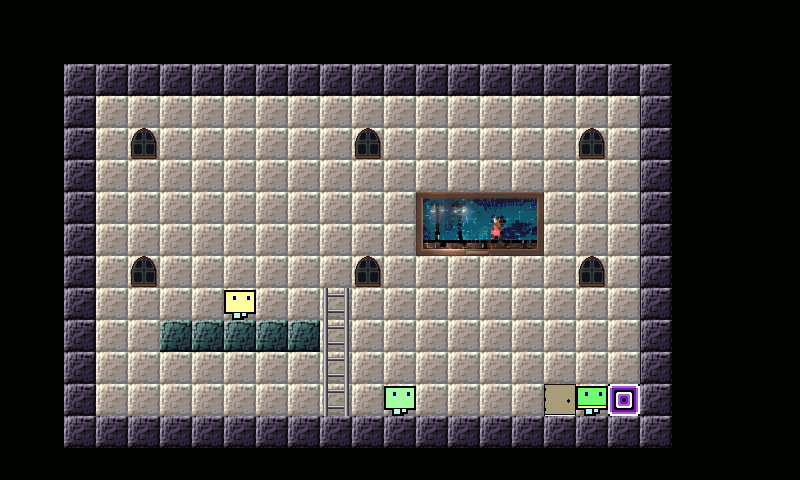

Tiled map render using the project's own tile images. Description and the whole map definition, tile-layer contents included, below:
An orthogonal 25x15 tile map with 32x32 px tiles, 6 tile layers (Layer 0 tiles, Layer 1 underlays tiles, Layer 2 underlays sprites and player, Layer 3 underlays sprites and mobs, ...), 6 tilesets.

<map version="1.0" tiledversion="1.0.3" orientation="orthogonal" renderorder="right-down" width="25" height="15" tilewidth="32" tileheight="32" nextobjectid="1">
 <tileset firstgid="1" name="0" tilewidth="32" tileheight="32" tilecount="800" columns="8">
  <image source="../images/map0Tiles.png" width="256" height="3200" />
 </tileset>
 <tileset firstgid="801" name="1" tilewidth="32" tileheight="32" tilecount="1512" columns="8">
  <image source="../images/map1UnderlaysTiles.png" width="256" height="6050" />
 </tileset>
 <tileset firstgid="2313" name="2" tilewidth="32" tileheight="32" tilecount="64" columns="8">
  <image source="../images/map2UnderlaysSpritesAndPlayer.png" width="256" height="256" />
 </tileset>
 <tileset firstgid="2377" name="3" tilewidth="32" tileheight="32" tilecount="368" columns="8">
  <image source="../images/map3UnderlaysSpritesAndMobs.png" width="256" height="1500" />
 </tileset>
 <tileset firstgid="2745" name="4" tilewidth="32" tileheight="32" tilecount="120" columns="8">
  <image source="../images/map4OverlaysSprites.png" width="256" height="500" />
 </tileset>
 <tileset firstgid="2865" name="5" tilewidth="32" tileheight="32" tilecount="1000" columns="8">
  <image source="../images/map5OverlaysTiles.png" width="256" height="4000" />
 </tileset>
 <layer name="Layer 0 tiles" width="25" height="15">
  <data encoding="csv">
335,335,335,335,335,335,335,335,335,335,335,335,335,335,335,335,335,335,335,335,335,335,335,335,335,
335,335,335,335,335,335,335,335,335,335,335,335,335,335,335,335,335,335,335,335,335,335,335,335,335,
335,335,111,111,111,111,111,111,111,111,111,111,111,111,111,111,111,111,111,111,111,335,335,335,335,
335,335,111,183,183,183,183,183,183,183,183,183,183,183,183,183,183,183,183,183,111,335,335,335,335,
335,335,111,183,183,183,183,183,183,183,183,183,183,183,183,183,183,183,183,183,111,335,335,335,335,
335,335,111,183,183,183,183,183,183,183,183,183,183,183,183,183,183,183,183,183,111,335,335,335,335,
335,335,111,183,183,183,183,183,183,183,183,183,183,183,183,183,183,183,183,183,111,335,335,335,335,
335,335,111,183,183,183,183,183,183,183,183,183,183,183,183,183,183,183,183,183,111,335,335,335,335,
335,335,111,183,183,183,183,183,183,183,183,183,183,183,183,183,183,183,183,183,111,335,335,335,335,
335,335,111,183,183,183,183,183,183,183,183,183,183,183,183,183,183,183,183,183,111,335,335,335,335,
335,335,111,183,183,141,141,141,141,141,183,183,183,183,183,183,183,183,183,183,111,335,335,335,335,
335,335,111,183,183,183,183,183,183,183,183,183,183,183,183,183,183,183,183,183,111,335,335,335,335,
335,335,111,183,183,183,183,183,183,183,183,183,183,183,183,183,183,1,183,183,111,335,335,335,335,
335,335,111,111,111,111,111,111,111,111,111,111,111,111,111,111,111,111,111,111,111,335,335,335,335,
335,335,335,335,335,335,335,335,335,335,335,335,335,335,335,335,335,335,335,335,335,335,335,335,335
</data>
 </layer>
 <layer name="Layer 1 underlays tiles" width="25" height="15">
  <data encoding="csv">
0,0,0,0,0,0,0,0,0,0,0,0,0,0,0,0,0,0,0,0,0,0,0,0,0,
0,0,0,0,0,0,0,0,0,0,0,0,0,0,0,0,0,0,0,0,0,0,0,0,0,
0,0,0,0,0,0,0,0,0,0,0,0,0,0,0,0,0,0,0,0,0,0,0,0,0,
0,0,1849,0,0,0,0,0,0,0,0,0,0,0,0,0,0,0,0,0,1855,0,0,0,0,
0,0,1849,0,817,0,0,0,0,0,0,817,0,0,0,0,0,0,817,0,1855,0,0,0,0,
0,0,1849,0,0,0,0,0,0,0,0,0,0,0,0,0,0,0,0,0,1855,0,0,0,0,
0,0,1849,0,0,0,0,0,0,0,0,0,0,2161,2162,2163,2164,0,0,0,1855,0,0,0,0,
0,0,1849,0,0,0,0,0,0,0,0,0,0,2169,2170,2171,2172,0,0,0,1855,0,0,0,0,
0,0,1849,0,817,0,0,0,0,0,0,817,0,0,0,0,0,0,817,0,1855,0,0,0,0,
0,0,1849,0,0,0,0,0,0,0,1193,0,0,0,0,0,0,0,0,0,1855,0,0,0,0,
0,0,1849,0,0,0,0,0,0,0,1193,0,0,0,0,0,0,0,0,0,1855,0,0,0,0,
0,0,1849,0,0,0,0,0,0,0,1193,0,0,0,0,0,0,0,0,0,1855,0,0,0,0,
0,0,0,0,0,0,0,0,0,0,1193,0,0,0,0,0,0,0,0,0,0,0,0,0,0,
0,0,0,0,0,0,0,0,0,0,0,0,0,0,0,0,0,0,0,0,0,0,0,0,0,
0,0,0,0,0,0,0,0,0,0,0,0,0,0,0,0,0,0,0,0,0,0,0,0,0
</data>
 </layer>
 <layer name="Layer 2 underlays sprites and player" width="25" height="15">
  <data encoding="csv">
0,0,0,0,0,0,0,0,0,0,0,0,0,0,0,0,0,0,0,0,0,0,0,0,0,
0,0,0,0,0,0,0,0,0,0,0,0,0,0,0,0,0,0,0,0,0,0,0,0,0,
0,0,0,0,0,0,0,0,0,0,0,0,0,0,0,0,0,0,0,0,0,0,0,0,0,
0,0,0,0,0,0,0,0,0,0,0,0,0,0,0,0,0,0,0,0,0,0,0,0,0,
0,0,0,0,0,0,0,0,0,0,0,0,0,0,0,0,0,0,0,0,0,0,0,0,0,
0,0,0,0,0,0,0,0,0,0,0,0,0,0,0,0,0,0,0,0,0,0,0,0,0,
0,0,0,0,0,0,0,0,0,0,0,0,0,0,0,0,0,0,0,0,0,0,0,0,0,
0,0,0,0,0,0,0,0,0,0,0,0,0,0,0,0,0,0,0,0,0,0,0,0,0,
0,0,0,0,0,0,0,0,0,0,0,0,0,0,0,0,0,0,0,0,0,0,0,0,0,
0,0,0,0,0,0,0,0,0,0,0,0,0,0,0,0,0,0,0,0,0,0,0,0,0,
0,0,0,0,0,0,0,0,0,0,0,0,0,0,0,0,0,0,0,0,0,0,0,0,0,
0,0,0,0,0,0,0,0,0,0,0,0,0,0,0,0,0,0,0,0,0,0,0,0,0,
0,0,0,0,0,0,0,0,0,0,0,0,0,0,0,0,0,0,2313,0,0,0,0,0,0,
0,0,0,0,0,0,0,0,0,0,0,0,0,0,0,0,0,0,0,0,0,0,0,0,0,
0,0,0,0,0,0,0,0,0,0,0,0,0,0,0,0,0,0,0,0,0,0,0,0,0
</data>
 </layer>
 <layer name="Layer 3 underlays sprites and mobs" width="25" height="15">
  <data encoding="csv">
0,0,0,0,0,0,0,0,0,0,0,0,0,0,0,0,0,0,0,0,0,0,0,0,0,
0,0,0,0,0,0,0,0,0,0,0,0,0,0,0,0,0,0,0,0,0,0,0,0,0,
0,0,0,0,0,0,0,0,0,0,0,0,0,0,0,0,0,0,0,0,0,0,0,0,0,
0,0,0,0,0,0,0,0,0,0,0,0,0,0,0,0,0,0,0,0,0,0,0,0,0,
0,0,0,0,0,0,0,0,0,0,0,0,0,0,0,0,0,0,0,0,0,0,0,0,0,
0,0,0,0,0,0,0,0,0,0,0,0,0,0,0,0,0,0,0,0,0,0,0,0,0,
0,0,0,0,0,0,0,0,0,0,0,0,0,0,0,0,0,0,0,0,0,0,0,0,0,
0,0,0,0,0,0,0,0,0,0,0,0,0,0,0,0,0,0,0,0,0,0,0,0,0,
0,0,0,0,0,0,0,0,0,0,0,0,0,0,0,0,0,0,0,0,0,0,0,0,0,
0,0,0,0,0,0,0,2392,0,0,2666,0,0,0,0,0,0,0,0,0,0,0,0,0,0,
0,0,0,0,0,0,0,0,0,0,2666,0,0,0,0,0,0,0,0,0,0,0,0,0,0,
0,0,0,0,0,0,0,0,0,0,2666,0,0,0,0,0,0,0,0,0,0,0,0,0,0,
0,0,0,0,0,0,0,0,0,0,2666,0,2403,0,0,0,0,2667,0,2711,0,0,0,0,0,
0,0,0,0,0,0,0,0,0,0,0,0,0,0,0,0,0,0,0,0,0,0,0,0,0,
0,0,0,0,0,0,0,0,0,0,0,0,0,0,0,0,0,0,0,0,0,0,0,0,0
</data>
 </layer>
 <layer name="Layer 4 overlays sprites" width="25" height="15">
  <data encoding="csv">
0,0,0,0,0,0,0,0,0,0,0,0,0,0,0,0,0,0,0,0,0,0,0,0,0,
0,0,0,0,0,0,0,0,0,0,0,0,0,0,0,0,0,0,0,0,0,0,0,0,0,
0,0,0,0,0,0,0,0,0,0,0,0,0,0,0,0,0,0,0,0,0,0,0,0,0,
0,0,0,0,0,0,0,0,0,0,0,0,0,0,0,0,0,0,0,0,0,0,0,0,0,
0,0,0,0,0,0,0,0,0,0,0,0,0,0,0,0,0,0,0,0,0,0,0,0,0,
0,0,0,0,0,0,0,0,0,0,0,0,0,0,0,0,0,0,0,0,0,0,0,0,0,
0,0,0,0,0,0,0,0,0,0,0,0,0,0,0,0,0,0,0,0,0,0,0,0,0,
0,0,0,0,0,0,0,0,0,0,0,0,0,0,0,0,0,0,0,0,0,0,0,0,0,
0,0,0,0,0,0,0,0,0,0,0,0,0,0,0,0,0,0,0,0,0,0,0,0,0,
0,0,0,0,0,0,0,0,0,0,0,0,0,0,0,0,0,0,0,0,0,0,0,0,0,
0,0,0,0,0,0,0,0,0,0,0,0,0,0,0,0,0,0,0,0,0,0,0,0,0,
0,0,0,0,0,0,0,0,0,0,0,0,0,0,0,0,0,0,0,0,0,0,0,0,0,
0,0,0,0,0,0,0,0,0,0,0,0,0,0,0,0,0,0,0,0,0,0,0,0,0,
0,0,0,0,0,0,0,0,0,0,0,0,0,0,0,0,0,0,0,0,0,0,0,0,0,
0,0,0,0,0,0,0,0,0,0,0,0,0,0,0,0,0,0,0,0,0,0,0,0,0
</data>
 </layer>
 <layer name="Layer 5 overlays tiles" width="25" height="15">
  <data encoding="csv">
0,0,0,0,0,0,0,0,0,0,0,0,0,0,0,0,0,0,0,0,0,0,0,0,0,
0,0,0,0,0,0,0,0,0,0,0,0,0,0,0,0,0,0,0,0,0,0,0,0,0,
0,0,0,0,0,0,0,0,0,0,0,0,0,0,0,0,0,0,0,0,0,0,0,0,0,
0,0,0,0,0,0,0,0,0,0,0,0,0,0,0,0,0,0,0,0,0,0,0,0,0,
0,0,0,0,0,0,0,0,0,0,0,0,0,0,0,0,0,0,0,0,0,0,0,0,0,
0,0,0,0,0,0,0,0,0,0,0,0,0,0,0,0,0,0,0,0,0,0,0,0,0,
0,0,0,0,0,0,0,0,0,0,0,0,0,0,0,0,0,0,0,0,0,0,0,0,0,
0,0,0,0,0,0,0,0,0,0,0,0,0,0,0,0,0,0,0,0,0,0,0,0,0,
0,0,0,0,0,0,0,0,0,0,0,0,0,0,0,0,0,0,0,0,0,0,0,0,0,
0,0,0,0,0,0,0,0,0,0,0,0,0,0,0,0,0,0,0,0,0,0,0,0,0,
0,0,0,0,0,0,0,0,0,0,0,0,0,0,0,0,0,0,0,0,0,0,0,0,0,
0,0,0,0,0,0,0,0,0,0,0,0,0,0,0,0,0,0,0,0,0,0,0,0,0,
0,0,0,0,0,0,0,0,0,0,0,0,0,0,0,0,0,0,0,0,0,0,0,0,0,
0,0,0,0,0,0,0,0,0,0,0,0,0,0,0,0,0,0,0,0,0,0,0,0,0,
0,0,0,0,0,0,0,0,0,0,0,0,0,0,0,0,0,0,0,0,0,0,0,0,0
</data>
 </layer>
</map>
